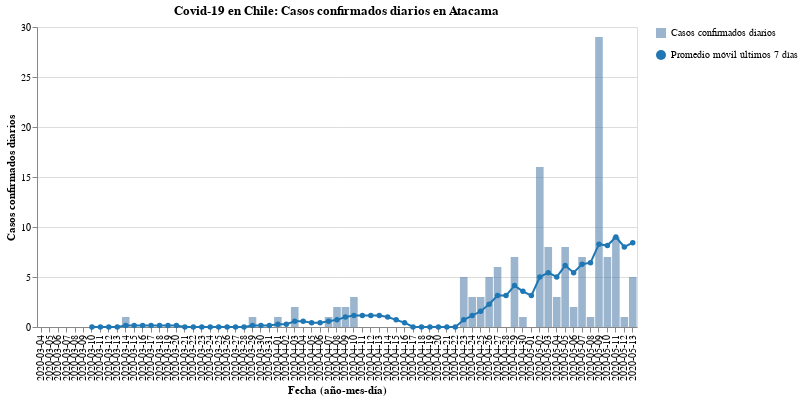

Notebook source saved alongside this figure:
### Code cell
#hide_input
bars, line = my_cases_plot(region)
(bars + line).properties(
    title=f'Covid-19 en Chile: Casos confirmados diarios en {region}',
    width=600
)

### Figure 1 — Vega-Lite specification as saved in the notebook (floating-point values rounded to 4 significant figures)
{"config": {"view": {"continuousWidth": 400, "continuousHeight": 300}}, "layer": [{"mark": {"type": "bar", "opacity": 0.7}, "encoding": {"opacity": {"type": "nominal", "field": "Casos confirmados diarios", "legend": {"title": ""}}, "tooltip": [{"type": "nominal", "field": "Fecha"}, {"type": "quantitative", "field": "Casos confirmados"}], "x": {"type": "nominal", "axis": {"title": "Fecha (año-mes-día)"}, "field": "Fecha"}, "y": {"type": "quantitative", "axis": {"title": "Casos confirmados diarios"}, "field": "Casos confirmados"}}}, {"mark": {"type": "line", "color": "#1f77b4", "point": {"filled": true, "fill": "#1f77b4"}}, "encoding": {"shape": {"type": "nominal", "field": "Promedio móvil últimos 7 días", "legend": {"title": ""}}, "x": {"type": "nominal", "axis": {"title": "Fecha (año-mes-día)"}, "field": "Fecha"}, "y": {"type": "quantitative", "field": "Rolling"}}}], "data": {"name": "data-92304c7d39343333764ad5152292a5e1"}, "title": "Covid-19 en Chile: Casos confirmados diarios en Atacama", "width": 600, "$schema": "https://vega.github.io/schema/vega-lite/v4.8.1.json", "datasets": {"data-92304c7d39343333764ad5152292a5e1": [{"Fecha": "2020-03-04", "Casos confirmados": 0, "Rolling": null, "Casos confirmados diarios": "Casos confirmados diarios", "Promedio móvil últimos 7 días": "Promedio móvil últimos 7 días"}, {"Fecha": "2020-03-05", "Casos confirmados": 0, "Rolling": null, "Casos confirmados diarios": "Casos confirmados diarios", "Promedio móvil últimos 7 días": "Promedio móvil últimos 7 días"}, {"Fecha": "2020-03-06", "Casos confirmados": 0, "Rolling": null, "Casos confirmados diarios": "Casos confirmados diarios", "Promedio móvil últimos 7 días": "Promedio móvil últimos 7 días"}, {"Fecha": "2020-03-07", "Casos confirmados": 0, "Rolling": null, "Casos confirmados diarios": "Casos confirmados diarios", "Promedio móvil últimos 7 días": "Promedio móvil últimos 7 días"}, {"Fecha": "2020-03-08", "Casos confirmados": 0, "Rolling": null, "Casos confirmados diarios": "Casos confirmados diarios", "Promedio móvil últimos 7 días": "Promedio móvil últimos 7 días"}, {"Fecha": "2020-03-09", "Casos confirmados": 0, "Rolling": null, "Casos confirmados diarios": "Casos confirmados diarios", "Promedio móvil últimos 7 días": "Promedio móvil últimos 7 días"}, {"Fecha": "2020-03-10", "Casos confirmados": 0, "Rolling": 0.0, "Casos confirmados diarios": "Casos confirmados diarios", "Promedio móvil últimos 7 días": "Promedio móvil últimos 7 días"}, {"Fecha": "2020-03-11", "Casos confirmados": 0, "Rolling": 0.0, "Casos confirmados diarios": "Casos confirmados diarios", "Promedio móvil últimos 7 días": "Promedio móvil últimos 7 días"}, {"Fecha": "2020-03-12", "Casos confirmados": 0, "Rolling": 0.0, "Casos confirmados diarios": "Casos confirmados diarios", "Promedio móvil últimos 7 días": "Promedio móvil últimos 7 días"}, {"Fecha": "2020-03-13", "Casos confirmados": 0, "Rolling": 0.0, "Casos confirmados diarios": "Casos confirmados diarios", "Promedio móvil últimos 7 días": "Promedio móvil últimos 7 días"}, {"Fecha": "2020-03-14", "Casos confirmados": 1, "Rolling": 0.1429, "Casos confirmados diarios": "Casos confirmados diarios", "Promedio móvil últimos 7 días": "Promedio móvil últimos 7 días"}, {"Fecha": "2020-03-15", "Casos confirmados": 0, "Rolling": 0.1429, "Casos confirmados diarios": "Casos confirmados diarios", "Promedio móvil últimos 7 días": "Promedio móvil últimos 7 días"}, {"Fecha": "2020-03-16", "Casos confirmados": 0, "Rolling": 0.1429, "Casos confirmados diarios": "Casos confirmados diarios", "Promedio móvil últimos 7 días": "Promedio móvil últimos 7 días"}, {"Fecha": "2020-03-17", "Casos confirmados": 0, "Rolling": 0.1429, "Casos confirmados diarios": "Casos confirmados diarios", "Promedio móvil últimos 7 días": "Promedio móvil últimos 7 días"}, {"Fecha": "2020-03-18", "Casos confirmados": 0, "Rolling": 0.1429, "Casos confirmados diarios": "Casos confirmados diarios", "Promedio móvil últimos 7 días": "Promedio móvil últimos 7 días"}, {"Fecha": "2020-03-19", "Casos confirmados": 0, "Rolling": 0.1429, "Casos confirmados diarios": "Casos confirmados diarios", "Promedio móvil últimos 7 días": "Promedio móvil últimos 7 días"}, {"Fecha": "2020-03-20", "Casos confirmados": 0, "Rolling": 0.1429, "Casos confirmados diarios": "Casos confirmados diarios", "Promedio móvil últimos 7 días": "Promedio móvil últimos 7 días"}, {"Fecha": "2020-03-21", "Casos confirmados": 0, "Rolling": 0.0, "Casos confirmados diarios": "Casos confirmados diarios", "Promedio móvil últimos 7 días": "Promedio móvil últimos 7 días"}, {"Fecha": "2020-03-22", "Casos confirmados": 0, "Rolling": 0.0, "Casos confirmados diarios": "Casos confirmados diarios", "Promedio móvil últimos 7 días": "Promedio móvil últimos 7 días"}, {"Fecha": "2020-03-23", "Casos confirmados": 0, "Rolling": 0.0, "Casos confirmados diarios": "Casos confirmados diarios", "Promedio móvil últimos 7 días": "Promedio móvil últimos 7 días"}, {"Fecha": "2020-03-24", "Casos confirmados": 0, "Rolling": 0.0, "Casos confirmados diarios": "Casos confirmados diarios", "Promedio móvil últimos 7 días": "Promedio móvil últimos 7 días"}, {"Fecha": "2020-03-25", "Casos confirmados": 0, "Rolling": 0.0, "Casos confirmados diarios": "Casos confirmados diarios", "Promedio móvil últimos 7 días": "Promedio móvil últimos 7 días"}, {"Fecha": "2020-03-26", "Casos confirmados": 0, "Rolling": 0.0, "Casos confirmados diarios": "Casos confirmados diarios", "Promedio móvil últimos 7 días": "Promedio móvil últimos 7 días"}, {"Fecha": "2020-03-27", "Casos confirmados": 0, "Rolling": 0.0, "Casos confirmados diarios": "Casos confirmados diarios", "Promedio móvil últimos 7 días": "Promedio móvil últimos 7 días"}, {"Fecha": "2020-03-28", "Casos confirmados": 0, "Rolling": 0.0, "Casos confirmados diarios": "Casos confirmados diarios", "Promedio móvil últimos 7 días": "Promedio móvil últimos 7 días"}, {"Fecha": "2020-03-29", "Casos confirmados": 1, "Rolling": 0.1429, "Casos confirmados diarios": "Casos confirmados diarios", "Promedio móvil últimos 7 días": "Promedio móvil últimos 7 días"}, {"Fecha": "2020-03-30", "Casos confirmados": 0, "Rolling": 0.1429, "Casos confirmados diarios": "Casos confirmados diarios", "Promedio móvil últimos 7 días": "Promedio móvil últimos 7 días"}, {"Fecha": "2020-03-31", "Casos confirmados": 0, "Rolling": 0.1429, "Casos confirmados diarios": "Casos confirmados diarios", "Promedio móvil últimos 7 días": "Promedio móvil últimos 7 días"}, {"Fecha": "2020-04-01", "Casos confirmados": 1, "Rolling": 0.2857, "Casos confirmados diarios": "Casos confirmados diarios", "Promedio móvil últimos 7 días": "Promedio móvil últimos 7 días"}, {"Fecha": "2020-04-02", "Casos confirmados": 0, "Rolling": 0.2857, "Casos confirmados diarios": "Casos confirmados diarios", "Promedio móvil últimos 7 días": "Promedio móvil últimos 7 días"}, {"Fecha": "2020-04-03", "Casos confirmados": 2, "Rolling": 0.5714, "Casos confirmados diarios": "Casos confirmados diarios", "Promedio móvil últimos 7 días": "Promedio móvil últimos 7 días"}, {"Fecha": "2020-04-04", "Casos confirmados": 0, "Rolling": 0.5714, "Casos confirmados diarios": "Casos confirmados diarios", "Promedio móvil últimos 7 días": "Promedio móvil últimos 7 días"}, {"Fecha": "2020-04-05", "Casos confirmados": 0, "Rolling": 0.4286, "Casos confirmados diarios": "Casos confirmados diarios", "Promedio móvil últimos 7 días": "Promedio móvil últimos 7 días"}, {"Fecha": "2020-04-06", "Casos confirmados": 0, "Rolling": 0.4286, "Casos confirmados diarios": "Casos confirmados diarios", "Promedio móvil últimos 7 días": "Promedio móvil últimos 7 días"}, {"Fecha": "2020-04-07", "Casos confirmados": 1, "Rolling": 0.5714, "Casos confirmados diarios": "Casos confirmados diarios", "Promedio móvil últimos 7 días": "Promedio móvil últimos 7 días"}, {"Fecha": "2020-04-08", "Casos confirmados": 2, "Rolling": 0.7143, "Casos confirmados diarios": "Casos confirmados diarios", "Promedio móvil últimos 7 días": "Promedio móvil últimos 7 días"}, {"Fecha": "2020-04-09", "Casos confirmados": 2, "Rolling": 1.0, "Casos confirmados diarios": "Casos confirmados diarios", "Promedio móvil últimos 7 días": "Promedio móvil últimos 7 días"}, {"Fecha": "2020-04-10", "Casos confirmados": 3, "Rolling": 1.143, "Casos confirmados diarios": "Casos confirmados diarios", "Promedio móvil últimos 7 días": "Promedio móvil últimos 7 días"}, {"Fecha": "2020-04-11", "Casos confirmados": 0, "Rolling": 1.143, "Casos confirmados diarios": "Casos confirmados diarios", "Promedio móvil últimos 7 días": "Promedio móvil últimos 7 días"}, {"Fecha": "2020-04-12", "Casos confirmados": 0, "Rolling": 1.143, "Casos confirmados diarios": "Casos confirmados diarios", "Promedio móvil últimos 7 días": "Promedio móvil últimos 7 días"}, {"Fecha": "2020-04-13", "Casos confirmados": 0, "Rolling": 1.143, "Casos confirmados diarios": "Casos confirmados diarios", "Promedio móvil últimos 7 días": "Promedio móvil últimos 7 días"}, {"Fecha": "2020-04-14", "Casos confirmados": 0, "Rolling": 1.0, "Casos confirmados diarios": "Casos confirmados diarios", "Promedio móvil últimos 7 días": "Promedio móvil últimos 7 días"}, {"Fecha": "2020-04-15", "Casos confirmados": 0, "Rolling": 0.7143, "Casos confirmados diarios": "Casos confirmados diarios", "Promedio móvil últimos 7 días": "Promedio móvil últimos 7 días"}, {"Fecha": "2020-04-16", "Casos confirmados": 0, "Rolling": 0.4286, "Casos confirmados diarios": "Casos confirmados diarios", "Promedio móvil últimos 7 días": "Promedio móvil últimos 7 días"}, {"Fecha": "2020-04-17", "Casos confirmados": 0, "Rolling": 0.0, "Casos confirmados diarios": "Casos confirmados diarios", "Promedio móvil últimos 7 días": "Promedio móvil últimos 7 días"}, {"Fecha": "2020-04-18", "Casos confirmados": 0, "Rolling": 0.0, "Casos confirmados diarios": "Casos confirmados diarios", "Promedio móvil últimos 7 días": "Promedio móvil últimos 7 días"}, {"Fecha": "2020-04-19", "Casos confirmados": 0, "Rolling": 0.0, "Casos confirmados diarios": "Casos confirmados diarios", "Promedio móvil últimos 7 días": "Promedio móvil últimos 7 días"}, {"Fecha": "2020-04-20", "Casos confirmados": 0, "Rolling": 0.0, "Casos confirmados diarios": "Casos confirmados diarios", "Promedio móvil últimos 7 días": "Promedio móvil últimos 7 días"}, {"Fecha": "2020-04-21", "Casos confirmados": 0, "Rolling": 0.0, "Casos confirmados diarios": "Casos confirmados diarios", "Promedio móvil últimos 7 días": "Promedio móvil últimos 7 días"}, {"Fecha": "2020-04-22", "Casos confirmados": 0, "Rolling": 0.0, "Casos confirmados diarios": "Casos confirmados diarios", "Promedio móvil últimos 7 días": "Promedio móvil últimos 7 días"}, {"Fecha": "2020-04-23", "Casos confirmados": 5, "Rolling": 0.7143, "Casos confirmados diarios": "Casos confirmados diarios", "Promedio móvil últimos 7 días": "Promedio móvil últimos 7 días"}, {"Fecha": "2020-04-24", "Casos confirmados": 3, "Rolling": 1.143, "Casos confirmados diarios": "Casos confirmados diarios", "Promedio móvil últimos 7 días": "Promedio móvil últimos 7 días"}, {"Fecha": "2020-04-25", "Casos confirmados": 3, "Rolling": 1.571, "Casos confirmados diarios": "Casos confirmados diarios", "Promedio móvil últimos 7 días": "Promedio móvil últimos 7 días"}, {"Fecha": "2020-04-26", "Casos confirmados": 5, "Rolling": 2.286, "Casos confirmados diarios": "Casos confirmados diarios", "Promedio móvil últimos 7 días": "Promedio móvil últimos 7 días"}, {"Fecha": "2020-04-27", "Casos confirmados": 6, "Rolling": 3.143, "Casos confirmados diarios": "Casos confirmados diarios", "Promedio móvil últimos 7 días": "Promedio móvil últimos 7 días"}, {"Fecha": "2020-04-28", "Casos confirmados": 0, "Rolling": 3.143, "Casos confirmados diarios": "Casos confirmados diarios", "Promedio móvil últimos 7 días": "Promedio móvil últimos 7 días"}, {"Fecha": "2020-04-29", "Casos confirmados": 7, "Rolling": 4.143, "Casos confirmados diarios": "Casos confirmados diarios", "Promedio móvil últimos 7 días": "Promedio móvil últimos 7 días"}, {"Fecha": "2020-04-30", "Casos confirmados": 1, "Rolling": 3.571, "Casos confirmados diarios": "Casos confirmados diarios", "Promedio móvil últimos 7 días": "Promedio móvil últimos 7 días"}, {"Fecha": "2020-05-01", "Casos confirmados": 0, "Rolling": 3.143, "Casos confirmados diarios": "Casos confirmados diarios", "Promedio móvil últimos 7 días": "Promedio móvil últimos 7 días"}, {"Fecha": "2020-05-02", "Casos confirmados": 16, "Rolling": 5.0, "Casos confirmados diarios": "Casos confirmados diarios", "Promedio móvil últimos 7 días": "Promedio móvil últimos 7 días"}, {"Fecha": "2020-05-03", "Casos confirmados": 8, "Rolling": 5.429, "Casos confirmados diarios": "Casos confirmados diarios", "Promedio móvil últimos 7 días": "Promedio móvil últimos 7 días"}, {"Fecha": "2020-05-04", "Casos confirmados": 3, "Rolling": 5.0, "Casos confirmados diarios": "Casos confirmados diarios", "Promedio móvil últimos 7 días": "Promedio móvil últimos 7 días"}, {"Fecha": "2020-05-05", "Casos confirmados": 8, "Rolling": 6.143, "Casos confirmados diarios": "Casos confirmados diarios", "Promedio móvil últimos 7 días": "Promedio móvil últimos 7 días"}, {"Fecha": "2020-05-06", "Casos confirmados": 2, "Rolling": 5.429, "Casos confirmados diarios": "Casos confirmados diarios", "Promedio móvil últimos 7 días": "Promedio móvil últimos 7 días"}, {"Fecha": "2020-05-07", "Casos confirmados": 7, "Rolling": 6.286, "Casos confirmados diarios": "Casos confirmados diarios", "Promedio móvil últimos 7 días": "Promedio móvil últimos 7 días"}, {"Fecha": "2020-05-08", "Casos confirmados": 1, "Rolling": 6.429, "Casos confirmados diarios": "Casos confirmados diarios", "Promedio móvil últimos 7 días": "Promedio móvil últimos 7 días"}, {"Fecha": "2020-05-09", "Casos confirmados": 29, "Rolling": 8.286, "Casos confirmados diarios": "Casos confirmados diarios", "Promedio móvil últimos 7 días": "Promedio móvil últimos 7 días"}, {"Fecha": "2020-05-10", "Casos confirmados": 7, "Rolling": 8.143, "Casos confirmados diarios": "Casos confirmados diarios", "Promedio móvil últimos 7 días": "Promedio móvil últimos 7 días"}, {"Fecha": "2020-05-11", "Casos confirmados": 9, "Rolling": 9.0, "Casos confirmados diarios": "Casos confirmados diarios", "Promedio móvil últimos 7 días": "Promedio móvil últimos 7 días"}, {"Fecha": "2020-05-12", "Casos confirmados": 1, "Rolling": 8.0, "Casos confirmados diarios": "Casos confirmados diarios", "Promedio móvil últimos 7 días": "Promedio móvil últimos 7 días"}, {"Fecha": "2020-05-13", "Casos confirmados": 5, "Rolling": 8.429, "Casos confirmados diarios": "Casos confirmados diarios", "Promedio móvil últimos 7 días": "Promedio móvil últimos 7 días"}]}}
